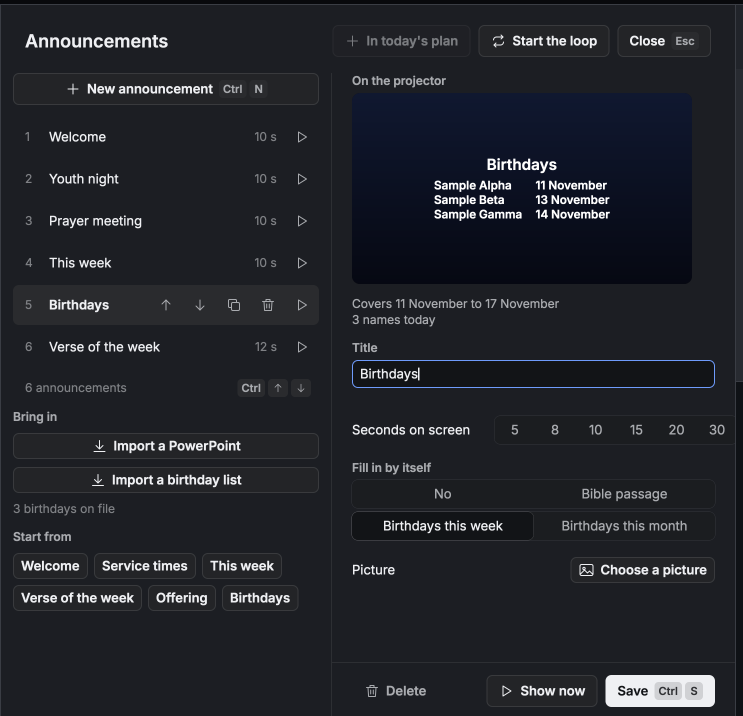
#> input picture site/img/en/announcements-dark.png, 1485 x 1432 px (shown at 1/2 size); its folder holds 2 pictures in this run
$ python contact-sheet.py ../site/img/en ../site/img/en/announcements-light.png 5
#> lines starting #> are read from the running program, lines starting #| are printed output that depends on the picture
"""Lays out every PNG of a folder whose names share a part before "__" as one labelled sheet.

    python -I tools/contact-sheet.py <png folder> <sheet folder> [columns]
"""
import os
import sys

from PIL import Image, ImageDraw

source, target = sys.argv[1], sys.argv[2]
columns = int(sys.argv[3]) if len(sys.argv) > 3 else 4
os.makedirs(target, exist_ok=True)
groups = {}
for name in sorted(os.listdir(source)):
    if name.endswith(".png"):
        groups.setdefault(name.split("__")[0], []).append(name)
#> pass 2 of the loop `for name in sorted(os.listdir(source)):`:
for group, names in groups.items():
    tiles = [Image.open(os.path.join(source, name)).convert("RGB") for name in names]
    w, h = tiles[0].size
#> w = 1485; h = 1432
    label = 28
    rows = (len(tiles) + columns - 1) // columns
#> rows = 1
    sheet = Image.new("RGB", (columns * (w + 8) + 8, rows * (h + label + 8) + 8), (40, 40, 40))
#> sheet: PIL image 7473x1476 RGB; every value is 40
    draw = ImageDraw.Draw(sheet)
    for at, (name, tile) in enumerate(zip(names, tiles)):
        x, y = 8 + (at % columns) * (w + 8), 8 + (at // columns) * (h + label + 8)
        draw.text((x, y + 6), name[len(group) + 2:-4], fill=(230, 230, 230))
        sheet.paste(tile, (x, y + label))
#> this loop made 1 pass
#> (at, name, x, y) on pass 1: (0, 'announcements-dark.png', 8, 8)
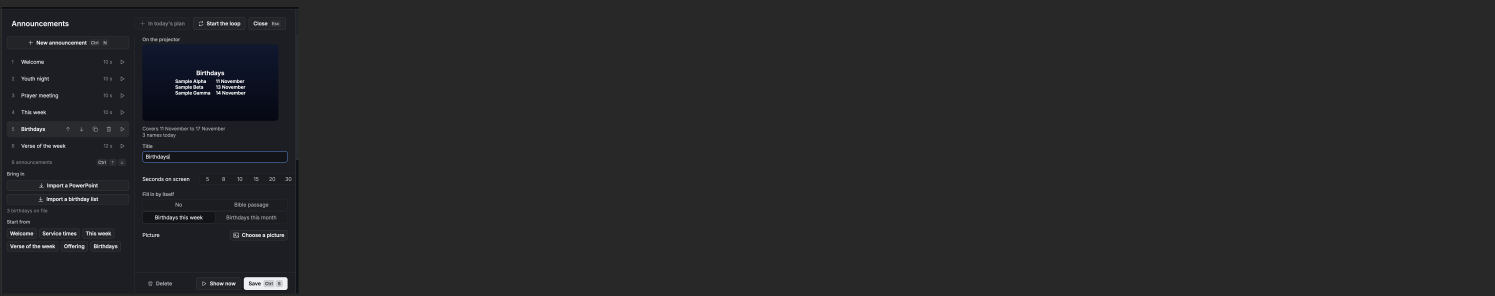
#> sheet: PIL image 7473x1476 RGB (shown at 1/5 size); mean R, G, B 38.9, 39.3, 40.5
    sheet.save(os.path.join(target, f"{group}.png"))
    print(group, len(tiles))
#| announcements-dark.png 1
#> pass 2 of the loop `for group, names in groups.items():`:
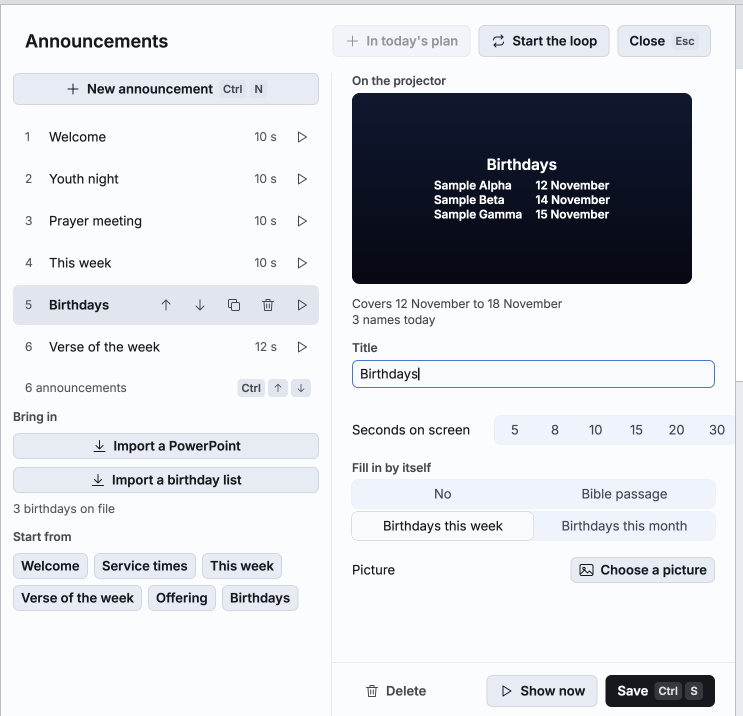
#> input picture site/img/en/announcements-light.png, 1485 x 1432 px (shown at 1/2 size)
#> the loop `for at, (name, tile) in enumerate(zip(names, tiles)):` made 1 pass
#> after the loop `for at, (name, tile) in enumerate(zip(names, tiles)):`:
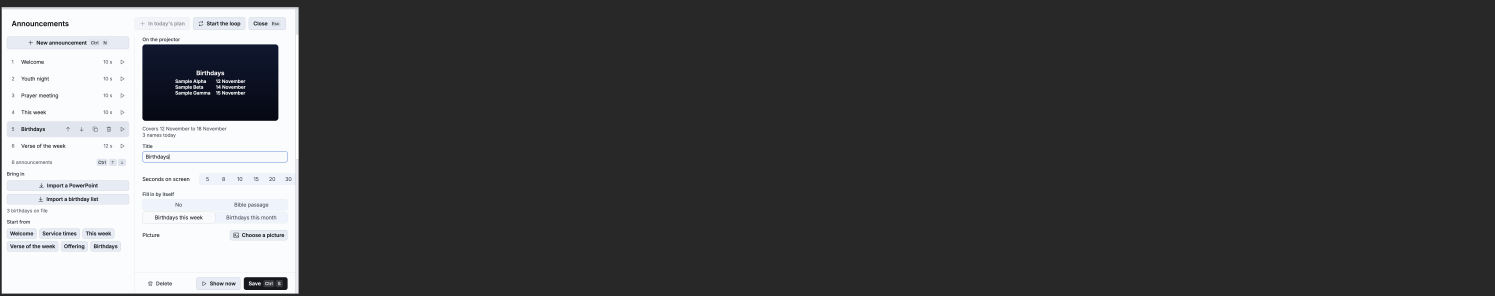
#> sheet: PIL image 7473x1476 RGB (shown at 1/5 size); mean R, G, B 73.2, 73.6, 74.5
#| announcements-light.png 1
